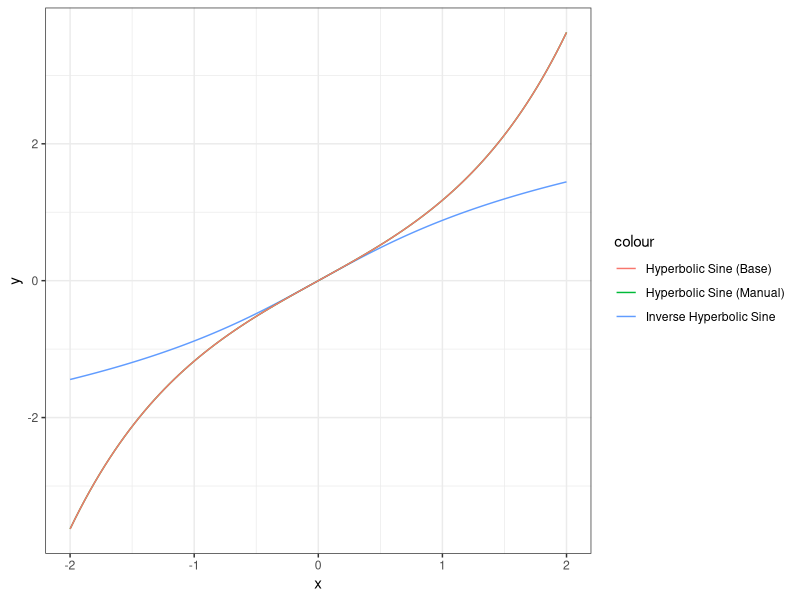

R code for this plot:
library(tidyverse)

# inverse hyperbolic since function
ihs <- function(x) {
  y <- log(x + sqrt(x^2 + 1))
  return(y)
}

# hyperbolic sine function
hs = function(x) {
  0.5*exp(-x)*(exp(2*x) - 1)
}

# data
dfX = data_frame(x = seq(-2, 2, 0.01), 
                 ihs = ihs(x), 
                 hs1 = sinh(x), 
                 hs2 = hs(x))

# plot
ggplot(data = dfX, aes(x = x)) +
  stat_function(aes(color = "Inverse Hyperbolic Sine"), fun = ihs, ) +
  stat_function(aes(color = "Hyperbolic Sine (Manual)"), fun = hs) +
  stat_function(aes(color = "Hyperbolic Sine (Base)"), fun = sinh) +
  theme_bw() 


# The inverse hyperbolic sin (asinh in R) is defined as

# [asinh = ln(x + sqrt{1 + x^2})]

# Is a transformation that is asymptotically identical to (ln(2x)) 
# for large x, but still defined for 0 and negative values. This makes it a good transformation for the count data we often encounter (and which often includes 0 counts).

# https://www.nber.org/system/files/working_papers/w29998/w29998.pdf
